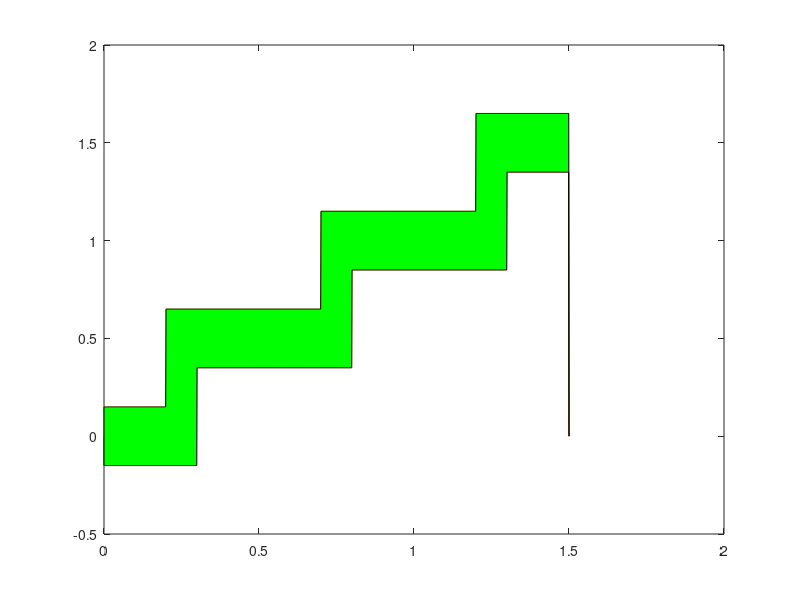

Here is the MATLAB script that generated this plot: (Note: this script raises an error after producing the figure.)
close all;

%%parameters
Deltax = 0.001;         %unit length used for quantization
foot_width = 0.3;       %foot width intended as x
foot_height = 0.15;     %foot height intended as y



%%generate the zmp_reference along the sagittal axis
%array composed by 2 arrays, in the first position there are the values of
%the zmp reference and in the second position there are the values of the
%hip position
prefx = zeros(2,1500);


j = 1

for i = 0:Deltax:1.5   
     j =j+1;
     prefx(2,j) = i;
    if i<0.2
        prefx(1,j) = 0;
    elseif i>=0.2 && i<0.3
            prefx(1,j) = prefx(1,j-1)+0.005;
    elseif i>=0.3 && i<0.7
            prefx(1,j) = 0.5;
    elseif i>=0.7 && i<0.8
            prefx(1,j) = prefx(1,j-1)+0.005;
    elseif i>=0.8 && i<1.2
            prefx(1,j) = 1;
    elseif i>=1.2 && i<1.3
        prefx(1,j) = prefx(1,j-1)+0.005;
    else 
        prefx(1,j) = 1.5;
    end
end


%%generate the support polygon along the saggittal axis
%pmin and pmax contain the boundary of the support polygon
pminx = zeros(2,1500);
pmaxx = zeros(2,1500);
j = 1
for i = 0:0.001:1.5
    
     j =j+1;
     pminx(2,j) = i;
     pmaxx(2,j) = i;
     
     %compute the upper bound
     if i<0.2
        pmaxx(1,j) = foot_width/2;       
     elseif i<0.7
        pmaxx(1,j) = prefx(1,700)+foot_width/2;
     elseif i<1.2
         pmaxx(1,j) = prefx(1,1200)+foot_width/2;
     elseif i<1.5
         pmaxx(1,j) = prefx(1,1500)+foot_width/2;
     end 
     
     %compute the lower bound
      if i<0.3    
        pminx(1,j) = -foot_width/2;
     elseif i<0.8
        pminx(1,j) = prefx(1,700)-foot_width/2;
     elseif i<1.3
         pminx(1,j) = prefx(1,1200)-foot_width/2;
     elseif i<1.5
         pminx(1,j) = prefx(1,1500)-foot_width/2;
      end 
   
end



%%generate the zmp reference along the coronal axis, the code is
%%equivalent to the previous one used for the zmp along the saggittal axis
prefy = zeros(2,1500);
j = 1
for i = 0:0.001:1.5
    
     j =j+1;
     prefy(2,j) = i;
    if i<0.23
        prefy(1,j) = -0.1;
    elseif i>=0.23 && i<0.269
            prefy(1,j) = prefy(1,j-1)+0.005;
    elseif i>=0.269 && i<0.73
            prefy(1,j) = 0.1;
    elseif i>=0.73 && i<0.77
            prefy(1,j) = prefy(1,j-1)-0.005;
    elseif i>=0.77 && i<1.23
            prefy(1,j) = -0.1;
    elseif i>=1.23 && i<1.27
        prefy(1,j) = prefy(1,j-1)+0.005;
    else 
        prefy(1,j-1) = 0.1;
    end
end
% prefy(1,1) = -0.1;
% prefy(1,j) = 0.1;


%%generate the support polygon along the coronal axis
pminy = zeros(2,1500);
pmaxy = zeros(2,1500);


j = 1
for i = 0:0.001:1.5
    
     j =j+1;
     pminy(2,j) = i;
     pmaxy(2,j) = i;
     
     %compute the upper bound
     if i<0.1
        pmaxy(1,j) = foot_height/2;
     elseif i<0.2
        pmaxy(1,j) = -0.1+foot_height/2;
     elseif i<0.8
        pmaxy(1,j) = 0.1+foot_height/2;
     elseif i<1.2
         pmaxy(1,j) = -0.1+foot_height/2;
     elseif i<1.5
         pmaxy(1,j) = 0.1+foot_height/2;  
     end 
      
      %compute the lower bound
      if j>0 && i<0.3
        pminy(1,j) = -0.1-foot_height/2; 
     elseif i<0.7 
        pminy(1,j) = 0.1-foot_height/2;
     elseif i<1.3  
         pminy(1,j) = -0.1-foot_height/2;
     elseif i<1.4  
         pminy(1,j) = 0.1-foot_height/2;
      elseif i<1.5
         pminy(1,j) = -foot_height/2;
      end    
end



% generate the CoM velocity reference along the x axis 
vref = zeros(2,1500);
j = 1
for i = 0:0.001:1.5
    
     j =j+1;
     vref(2,j) = i;
    if i<0.25
        vref(1,j) = vref(1,j-1)+0.002;
    elseif i>=0.25 && i<1.25
            vref(1,j) = 0.5;
    else
            vref(1,j) = vref(1,j-1)-0.002;
    
    end
end

%% ---------------------------------PLOT-----------------------------------



% saggital zmp and the respective support polygon
figure()
p1 = plot(prefx(2,:),prefx(1,:), 'lineWidth',3, 'color', 'k');
hold on 
plot(prefx(2,:),pminx(1,:));
hold on
plot(prefx(2,:),pmaxx(1,:));
p2 = patch([prefx(2,:) fliplr(prefx(2,:))], [pminx(1,:) fliplr(pmaxx(1,:))], 'g') 
alpha(0.1) ;
grid();
legend([p1,p2],'ZMP_{xref}','SP_x','Location','northwest');
title('SP and ZMP along sagittal axis')
xlabel('x[m]') 
ylabel('x[m]') 
ax = gca;
ax.FontSize = 10;

% set(gcf, 'PaperPosition', [0 0 5 5]); %Position plot at left hand corner with width 5 and height 5.
% set(gcf, 'PaperSize', [5 5]); %Set the paper to have width 5 and height 5.
% saveas(gcf, '../report/plot/optimization/SPx', 'pdf') %Save figure



% coronal zmp and the respective support polygon 
figure()
p1 = plot(prefy(2,:),prefy(1,:), 'lineWidth',3,'color','k');
hold on 
plot(prefy(2,:),pminy(1,:));
hold on
plot(prefy(2,:),pmaxy(1,:));
p2 = patch([prefy(2,:) fliplr(prefy(2,:))], [pminy(1,:) fliplr(pmaxy(1,:))], 'g') %con flipr creao un area chiusa ato che inverte l'array
alpha(0.1) ;
grid();
legend([p1,p2],'ZMP_{yref}','SP_y');
title('SP and ZMP along coronal axis')
xlabel('x[m]') 
ylabel('y[m]') 
ax = gca;
ax.FontSize = 10;
% set(gcf, 'PaperPosition', [0 0 5 5]); %Position plot at left hand corner with width 5 and height 5.
% set(gcf, 'PaperSize', [5 5]); %Set the paper to have width 5 and height 5.
% saveas(gcf, '../report/plot/optimization/SPy', 'pdf') %Save figure



% plot the CoM velocity reference
figure();
plot(prefy(2,:), vref(1,:));
legend('vref');
grid();

% plot the robot steps on the xy plane

%steps central position, the matrix has as many rows as the number of the
%steps and two columns that are x and y position
foot_position = [0 0.1;
                 0 -0.1;
                 0.5 0.1;
                  1    -0.1;
                  1.5 0.1;
                  1.5 -0.1];

figure('Renderer', 'painters', 'Position', [0 0 1800 650])

% plot 6 steps
for i = 1:6
    xCenter = foot_position(i,1); 
    yCenter = foot_position(i,2); 
    xLeft = xCenter - foot_width/2;
    yBottom = yCenter - foot_height/2;
    rectangle('Position', [xLeft, yBottom, foot_width, foot_height], 'EdgeColor', 'r',  'LineWidth', 2);
    hold on;
    
end

xlim([-0.3, 2]);
ylim([-0.5, 0.5]);
grid on;

title('Planned Footsteps')
xlabel('x[m]') 
ylabel('y[m]') 

ax = gca;
ax.FontSize = 10;
% set(gcf, 'PaperPosition', [0 0 10 5]); %Position plot at left hand corner with width 5 and height 5.
% set(gcf, 'PaperSize', [10 5]); %Set the paper to have width 5 and height 5.
% saveas(gcf, '../report/plot/optimization/footsteps', 'pdf') %Save figure



